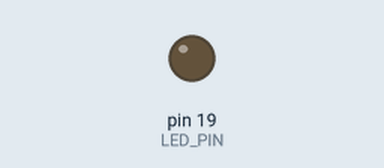
Bench run of a sketch on a simulated Arduino Uno, built with avr-gcc and run on an emulated ATmega328P. Parts: output pins drawn as LEDs (lit = HIGH). What the sketch prints to the serial monitor is not drawn.

Above: at 2.5 s.
At 7.5 s:
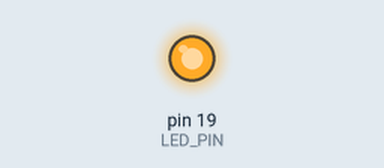
Timing chart, 0 to 13.0 s (numbered marks = the images above):
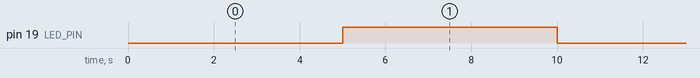

The sketch:

Millis_Interrupt.ino
```cpp
#define LED_PIN 19
// Hẹn giờ tự động bật tắt LED trong 5s

// biến trạng thái Led
int ledState = 0;

// Giá trị lần cuối cùng được cập nhật
unsigned long previousMillis = 0;

const long interval = 5000; // giá trị delay (milliseconds) - 5s

void setup() {
  // set led là ouput
  Serial.begin(115200);
  pinMode(LED_PIN, OUTPUT);
}

void loop(){
  // khởi tạo một biến lưu giá trị hiện tại của Timer
   unsigned long currentMillis = millis();
   Serial.print("Interval: ");
   Serial.println(currentMillis - previousMillis);
   if((currentMillis - previousMillis) > interval){//nếu delay > 5s
      previousMillis = currentMillis;
      ledState = 1 - ledState;
      digitalWrite(LED_PIN,ledState);
   }
}
```

Measured:
- by itself, pin 19 (LED_PIN): alternates HIGH for 5.0 s and LOW for 5.0 s
